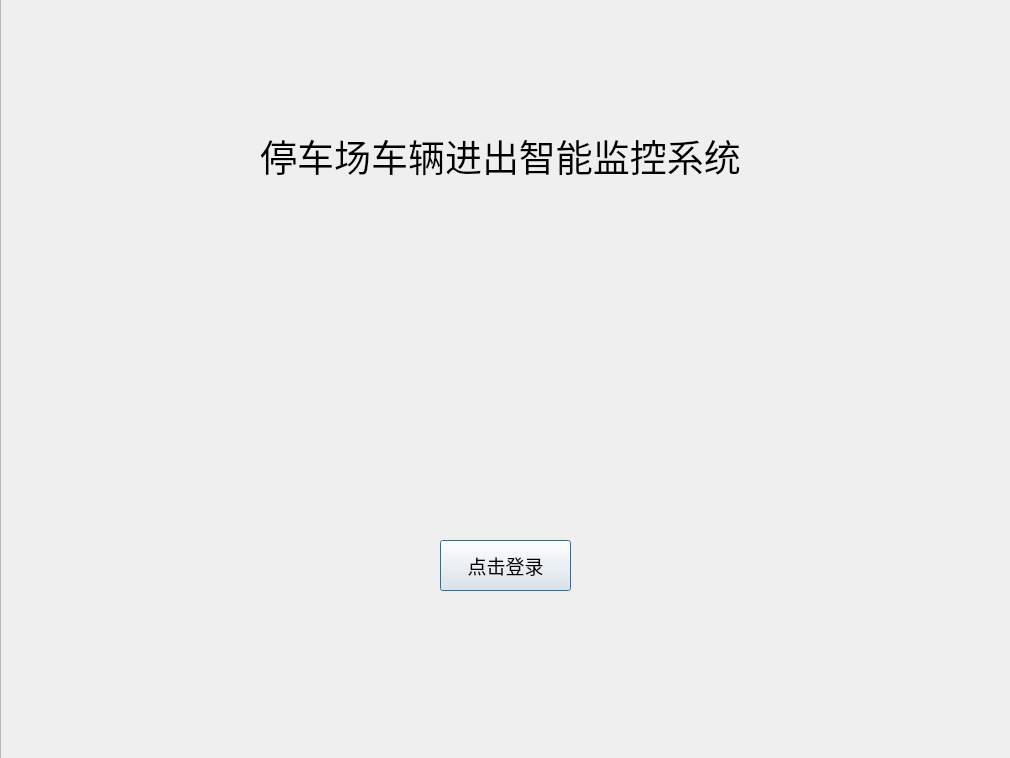
<?xml version="1.0" encoding="UTF-8"?>
<ui version="4.0">
 <class>Dialog</class>
 <widget class="QDialog" name="Dialog">
  <property name="geometry">
   <rect>
    <x>0</x>
    <y>0</y>
    <width>1010</width>
    <height>758</height>
   </rect>
  </property>
  <property name="windowTitle">
   <string>Dialog</string>
  </property>
  <widget class="QFrame" name="MainFrame">
   <property name="geometry">
    <rect>
     <x>0</x>
     <y>-10</y>
     <width>1011</width>
     <height>771</height>
    </rect>
   </property>
   <property name="styleSheet">
    <string notr="true">#MainFrame{background-image: url(:/back.png)}</string>
   </property>
   <property name="frameShape">
    <enum>QFrame::StyledPanel</enum>
   </property>
   <property name="frameShadow">
    <enum>QFrame::Raised</enum>
   </property>
   <widget class="QLabel" name="label">
    <property name="geometry">
     <rect>
      <x>70</x>
      <y>50</y>
      <width>861</width>
      <height>231</height>
     </rect>
    </property>
    <property name="font">
     <font>
      <family>黑体</family>
      <pointsize>28</pointsize>
      <weight>50</weight>
      <bold>false</bold>
     </font>
    </property>
    <property name="text">
     <string>停车场车辆进出智能监控系统</string>
    </property>
    <property name="textFormat">
     <enum>Qt::AutoText</enum>
    </property>
    <property name="alignment">
     <set>Qt::AlignCenter</set>
    </property>
   </widget>
   <widget class="QPushButton" name="pushButton">
    <property name="geometry">
     <rect>
      <x>440</x>
      <y>550</y>
      <width>131</width>
      <height>51</height>
     </rect>
    </property>
    <property name="font">
     <font>
      <family>黑体</family>
      <pointsize>14</pointsize>
     </font>
    </property>
    <property name="text">
     <string>点击登录</string>
    </property>
   </widget>
  </widget>
 </widget>
 <resources>
  <include location="../data/background_image.qrc"/>
 </resources>
 <connections>
  <connection>
   <sender>pushButton</sender>
   <signal>clicked()</signal>
   <receiver>Dialog</receiver>
   <slot>goin()</slot>
   <hints>
    <hint type="sourcelabel">
     <x>505</x>
     <y>565</y>
    </hint>
    <hint type="destinationlabel">
     <x>504</x>
     <y>378</y>
    </hint>
   </hints>
  </connection>
 </connections>
 <slots>
  <slot>goin()</slot>
 </slots>
</ui>
